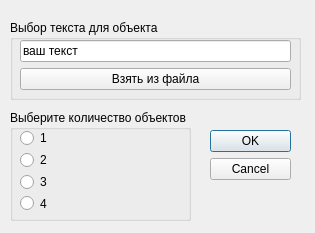
<?xml version="1.0" encoding="UTF-8"?>
<ui version="4.0">
 <class>ParamsDialog</class>
 <widget class="QDialog" name="ParamsDialog">
  <property name="geometry">
   <rect>
    <x>0</x>
    <y>0</y>
    <width>315</width>
    <height>233</height>
   </rect>
  </property>
  <property name="windowTitle">
   <string>Dialog</string>
  </property>
  <widget class="QDialogButtonBox" name="buttonBox">
   <property name="geometry">
    <rect>
     <x>210</x>
     <y>130</y>
     <width>81</width>
     <height>71</height>
    </rect>
   </property>
   <property name="orientation">
    <enum>Qt::Vertical</enum>
   </property>
   <property name="standardButtons">
    <set>QDialogButtonBox::Cancel|QDialogButtonBox::Ok</set>
   </property>
  </widget>
  <widget class="QGroupBox" name="gboxQunatityChoose">
   <property name="geometry">
    <rect>
     <x>10</x>
     <y>110</y>
     <width>181</width>
     <height>111</height>
    </rect>
   </property>
   <property name="title">
    <string>Выберите количество объектов</string>
   </property>
   <widget class="QWidget" name="verticalLayoutWidget">
    <property name="geometry">
     <rect>
      <x>10</x>
      <y>20</y>
      <width>121</width>
      <height>81</height>
     </rect>
    </property>
    <layout class="QVBoxLayout" name="verticalLayout">
     <item>
      <widget class="QRadioButton" name="rbtnChoose1">
       <property name="text">
        <string>1</string>
       </property>
      </widget>
     </item>
     <item>
      <widget class="QRadioButton" name="rbtnChoose2">
       <property name="text">
        <string>2</string>
       </property>
      </widget>
     </item>
     <item>
      <widget class="QRadioButton" name="rbtnChoose3">
       <property name="text">
        <string>3</string>
       </property>
      </widget>
     </item>
     <item>
      <widget class="QRadioButton" name="rbtnChoose4">
       <property name="text">
        <string>4</string>
       </property>
      </widget>
     </item>
    </layout>
   </widget>
  </widget>
  <widget class="QGroupBox" name="gboxInputText">
   <property name="geometry">
    <rect>
     <x>10</x>
     <y>20</y>
     <width>291</width>
     <height>80</height>
    </rect>
   </property>
   <property name="title">
    <string>Выбор текста для объекта</string>
   </property>
   <widget class="QWidget" name="verticalLayoutWidget_2">
    <property name="geometry">
     <rect>
      <x>10</x>
      <y>20</y>
      <width>271</width>
      <height>51</height>
     </rect>
    </property>
    <layout class="QVBoxLayout" name="verticalLayout_2">
     <item>
      <widget class="QLineEdit" name="editObjectText">
       <property name="text">
        <string>ваш текст</string>
       </property>
      </widget>
     </item>
     <item>
      <widget class="QPushButton" name="btnOpenFile">
       <property name="toolTip">
        <string comment="Будет взята первая строка"/>
       </property>
       <property name="text">
        <string>Взять из файла</string>
       </property>
      </widget>
     </item>
    </layout>
   </widget>
  </widget>
 </widget>
 <resources/>
 <connections>
  <connection>
   <sender>buttonBox</sender>
   <signal>accepted()</signal>
   <receiver>ParamsDialog</receiver>
   <slot>accept()</slot>
   <hints>
    <hint type="sourcelabel">
     <x>248</x>
     <y>254</y>
    </hint>
    <hint type="destinationlabel">
     <x>157</x>
     <y>274</y>
    </hint>
   </hints>
  </connection>
  <connection>
   <sender>buttonBox</sender>
   <signal>rejected()</signal>
   <receiver>ParamsDialog</receiver>
   <slot>reject()</slot>
   <hints>
    <hint type="sourcelabel">
     <x>316</x>
     <y>260</y>
    </hint>
    <hint type="destinationlabel">
     <x>286</x>
     <y>274</y>
    </hint>
   </hints>
  </connection>
 </connections>
</ui>
